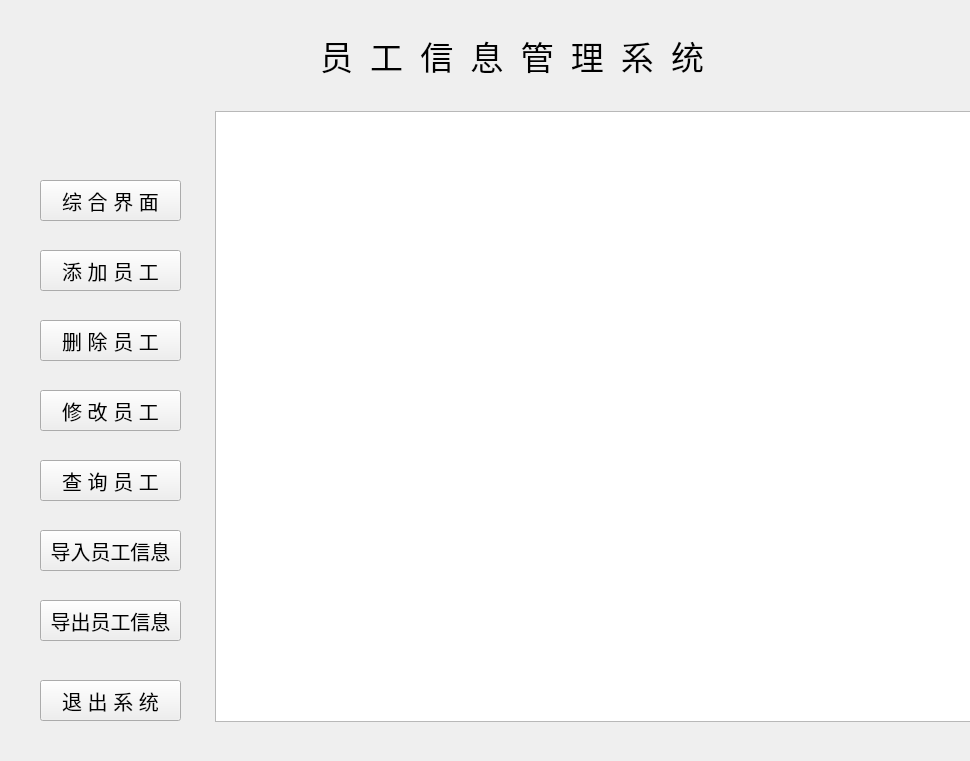
<?xml version="1.0" encoding="UTF-8"?>
<ui version="4.0">
 <class>Form</class>
 <widget class="QWidget" name="Form">
  <property name="geometry">
   <rect>
    <x>0</x>
    <y>0</y>
    <width>970</width>
    <height>761</height>
   </rect>
  </property>
  <property name="windowTitle">
   <string>Form</string>
  </property>
  <widget class="QTableView" name="tableView">
   <property name="geometry">
    <rect>
     <x>215</x>
     <y>111</y>
     <width>771</width>
     <height>611</height>
    </rect>
   </property>
  </widget>
  <widget class="QPushButton" name="add_btn">
   <property name="geometry">
    <rect>
     <x>40</x>
     <y>250</y>
     <width>141</width>
     <height>41</height>
    </rect>
   </property>
   <property name="font">
    <font>
     <pointsize>15</pointsize>
    </font>
   </property>
   <property name="text">
    <string>添 加 员 工</string>
   </property>
  </widget>
  <widget class="QPushButton" name="del_btn">
   <property name="geometry">
    <rect>
     <x>40</x>
     <y>320</y>
     <width>141</width>
     <height>41</height>
    </rect>
   </property>
   <property name="font">
    <font>
     <pointsize>15</pointsize>
    </font>
   </property>
   <property name="text">
    <string>删 除 员 工</string>
   </property>
  </widget>
  <widget class="QPushButton" name="modify_btn">
   <property name="geometry">
    <rect>
     <x>40</x>
     <y>390</y>
     <width>141</width>
     <height>41</height>
    </rect>
   </property>
   <property name="font">
    <font>
     <pointsize>15</pointsize>
    </font>
   </property>
   <property name="text">
    <string>修 改 员 工</string>
   </property>
  </widget>
  <widget class="QPushButton" name="query_btn">
   <property name="geometry">
    <rect>
     <x>40</x>
     <y>460</y>
     <width>141</width>
     <height>41</height>
    </rect>
   </property>
   <property name="font">
    <font>
     <pointsize>15</pointsize>
    </font>
   </property>
   <property name="text">
    <string>查 询 员 工</string>
   </property>
  </widget>
  <widget class="QPushButton" name="import_btn">
   <property name="geometry">
    <rect>
     <x>40</x>
     <y>530</y>
     <width>141</width>
     <height>41</height>
    </rect>
   </property>
   <property name="font">
    <font>
     <pointsize>15</pointsize>
     <weight>50</weight>
     <italic>false</italic>
     <bold>false</bold>
     <underline>false</underline>
     <strikeout>false</strikeout>
     <kerning>true</kerning>
    </font>
   </property>
   <property name="whatsThis">
    <string>从excel导入信息</string>
   </property>
   <property name="text">
    <string>导入员工信息</string>
   </property>
  </widget>
  <widget class="QPushButton" name="export_btn">
   <property name="geometry">
    <rect>
     <x>40</x>
     <y>600</y>
     <width>141</width>
     <height>41</height>
    </rect>
   </property>
   <property name="font">
    <font>
     <pointsize>15</pointsize>
    </font>
   </property>
   <property name="text">
    <string>导出员工信息</string>
   </property>
  </widget>
  <widget class="QPushButton" name="quit_btn">
   <property name="geometry">
    <rect>
     <x>40</x>
     <y>680</y>
     <width>141</width>
     <height>41</height>
    </rect>
   </property>
   <property name="font">
    <font>
     <pointsize>15</pointsize>
    </font>
   </property>
   <property name="text">
    <string>退 出 系 统</string>
   </property>
  </widget>
  <widget class="QPushButton" name="master_btn">
   <property name="geometry">
    <rect>
     <x>40</x>
     <y>180</y>
     <width>141</width>
     <height>41</height>
    </rect>
   </property>
   <property name="font">
    <font>
     <pointsize>15</pointsize>
    </font>
   </property>
   <property name="text">
    <string>综 合 界 面</string>
   </property>
  </widget>
  <widget class="QLabel" name="title_label">
   <property name="geometry">
    <rect>
     <x>320</x>
     <y>20</y>
     <width>411</width>
     <height>71</height>
    </rect>
   </property>
   <property name="font">
    <font>
     <family>方正大黑简体</family>
     <pointsize>25</pointsize>
    </font>
   </property>
   <property name="styleSheet">
    <string notr="true">QLabel{
	rgb(255, 0, 0);
	font: 25pt &quot;华文隶书&quot;;
}</string>
   </property>
   <property name="text">
    <string>员  工  信  息  管  理  系  统</string>
   </property>
  </widget>
 </widget>
 <resources/>
 <connections/>
</ui>
